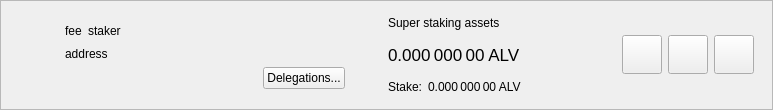
<?xml version="1.0" encoding="UTF-8"?>
<ui version="4.0">
 <class>SuperStakerItemWidget</class>
 <widget class="QWidget" name="SuperStakerItemWidget">
  <property name="geometry">
   <rect>
    <x>0</x>
    <y>0</y>
    <width>773</width>
    <height>110</height>
   </rect>
  </property>
  <property name="sizePolicy">
   <sizepolicy hsizetype="Preferred" vsizetype="Maximum">
    <horstretch>0</horstretch>
    <verstretch>0</verstretch>
   </sizepolicy>
  </property>
  <property name="windowTitle">
   <string>Form</string>
  </property>
  <layout class="QVBoxLayout" name="verticalLayout_2">
   <property name="spacing">
    <number>0</number>
   </property>
   <property name="leftMargin">
    <number>0</number>
   </property>
   <property name="topMargin">
    <number>0</number>
   </property>
   <property name="rightMargin">
    <number>0</number>
   </property>
   <property name="bottomMargin">
    <number>0</number>
   </property>
   <item>
    <widget class="QFrame" name="superStakerItemFrame">
     <property name="frameShape">
      <enum>QFrame::StyledPanel</enum>
     </property>
     <property name="frameShadow">
      <enum>QFrame::Raised</enum>
     </property>
     <layout class="QHBoxLayout" name="horizontalLayout">
      <property name="topMargin">
       <number>0</number>
      </property>
      <property name="bottomMargin">
       <number>0</number>
      </property>
      <item>
       <widget class="QLabel" name="superStakerLogo">
        <property name="sizePolicy">
         <sizepolicy hsizetype="Fixed" vsizetype="Fixed">
          <horstretch>0</horstretch>
          <verstretch>0</verstretch>
         </sizepolicy>
        </property>
        <property name="minimumSize">
         <size>
          <width>40</width>
          <height>40</height>
         </size>
        </property>
        <property name="alignment">
         <set>Qt::AlignCenter</set>
        </property>
       </widget>
      </item>
      <item>
       <widget class="QStackedWidget" name="stackedWidget">
        <property name="currentIndex">
         <number>0</number>
        </property>
        <widget class="QWidget" name="page">
         <layout class="QHBoxLayout" name="horizontalLayout_4">
          <item>
           <layout class="QHBoxLayout" name="horizontalLayout_3">
            <item>
             <layout class="QVBoxLayout" name="verticalLayout">
              <property name="rightMargin">
               <number>15</number>
              </property>
              <item>
               <spacer name="verticalSpacer_2">
                <property name="orientation">
                 <enum>Qt::Vertical</enum>
                </property>
                <property name="sizeHint" stdset="0">
                 <size>
                  <width>20</width>
                  <height>0</height>
                 </size>
                </property>
               </spacer>
              </item>
              <item alignment="Qt::AlignLeft">
               <widget class="QWidget" name="widgetSuperStaker" native="true">
                <property name="minimumSize">
                 <size>
                  <width>280</width>
                  <height>0</height>
                 </size>
                </property>
                <layout class="QHBoxLayout" name="horizontalLayout_2" stretch="0,0,1">
                 <property name="leftMargin">
                  <number>0</number>
                 </property>
                 <property name="topMargin">
                  <number>0</number>
                 </property>
                 <property name="rightMargin">
                  <number>0</number>
                 </property>
                 <property name="bottomMargin">
                  <number>0</number>
                 </property>
                 <item alignment="Qt::AlignLeft">
                  <widget class="QLabel" name="labelFee">
                   <property name="text">
                    <string>fee</string>
                   </property>
                   <property name="textInteractionFlags">
                    <set>Qt::LinksAccessibleByMouse|Qt::TextSelectableByMouse</set>
                   </property>
                  </widget>
                 </item>
                 <item alignment="Qt::AlignLeft">
                  <widget class="QLabel" name="labelStaker">
                   <property name="text">
                    <string>staker</string>
                   </property>
                   <property name="textInteractionFlags">
                    <set>Qt::LinksAccessibleByMouse|Qt::TextSelectableByMouse</set>
                   </property>
                  </widget>
                 </item>
                 <item>
                  <spacer name="horizontalSpacer">
                   <property name="orientation">
                    <enum>Qt::Horizontal</enum>
                   </property>
                   <property name="sizeType">
                    <enum>QSizePolicy::Minimum</enum>
                   </property>
                   <property name="sizeHint" stdset="0">
                    <size>
                     <width>0</width>
                     <height>20</height>
                    </size>
                   </property>
                  </spacer>
                 </item>
                </layout>
               </widget>
              </item>
              <item>
               <widget class="QLabel" name="labelAddress">
                <property name="text">
                 <string>address</string>
                </property>
                <property name="textInteractionFlags">
                 <set>Qt::LinksAccessibleByMouse|Qt::TextSelectableByMouse</set>
                </property>
               </widget>
              </item>
              <item alignment="Qt::AlignRight">
               <widget class="QPushButton" name="buttonDelegations">
                <property name="text">
                 <string>Delegations...</string>
                </property>
               </widget>
              </item>
              <item>
               <spacer name="verticalSpacer">
                <property name="orientation">
                 <enum>Qt::Vertical</enum>
                </property>
                <property name="sizeHint" stdset="0">
                 <size>
                  <width>20</width>
                  <height>0</height>
                 </size>
                </property>
               </spacer>
              </item>
             </layout>
            </item>
            <item>
             <widget class="QWidget" name="vLineAssets" native="true">
              <property name="sizePolicy">
               <sizepolicy hsizetype="Preferred" vsizetype="Preferred">
                <horstretch>0</horstretch>
                <verstretch>0</verstretch>
               </sizepolicy>
              </property>
              <property name="minimumSize">
               <size>
                <width>1</width>
                <height>0</height>
               </size>
              </property>
             </widget>
            </item>
            <item>
             <widget class="QWidget" name="widgetStakingAssets" native="true">
              <property name="sizePolicy">
               <sizepolicy hsizetype="Minimum" vsizetype="Preferred">
                <horstretch>0</horstretch>
                <verstretch>0</verstretch>
               </sizepolicy>
              </property>
              <layout class="QVBoxLayout" name="verticalLayout_3">
               <property name="leftMargin">
                <number>15</number>
               </property>
               <property name="topMargin">
                <number>0</number>
               </property>
               <property name="rightMargin">
                <number>15</number>
               </property>
               <property name="bottomMargin">
                <number>0</number>
               </property>
               <item>
                <widget class="QLabel" name="labelAssetsText">
                 <property name="text">
                  <string>Super staking assets</string>
                 </property>
                 <property name="alignment">
                  <set>Qt::AlignLeading|Qt::AlignLeft|Qt::AlignVCenter</set>
                 </property>
                </widget>
               </item>
               <item>
                <widget class="QLabel" name="labelAssets">
                 <property name="font">
                  <font>
                   <pointsize>13</pointsize>
                  </font>
                 </property>
                 <property name="cursor">
                  <cursorShape>IBeamCursor</cursorShape>
                 </property>
                 <property name="toolTip">
                  <string>Your current spendable balance</string>
                 </property>
                 <property name="text">
                  <string notr="true">0.000 000 00 ALV</string>
                 </property>
                 <property name="alignment">
                  <set>Qt::AlignLeading|Qt::AlignLeft|Qt::AlignVCenter</set>
                 </property>
                 <property name="textInteractionFlags">
                  <set>Qt::LinksAccessibleByMouse|Qt::TextSelectableByMouse</set>
                 </property>
                </widget>
               </item>
               <item>
                <layout class="QHBoxLayout" name="horizontalLayout_6">
                 <property name="spacing">
                  <number>6</number>
                 </property>
                 <item>
                  <widget class="QLabel" name="labelStakeText">
                   <property name="sizePolicy">
                    <sizepolicy hsizetype="Maximum" vsizetype="Preferred">
                     <horstretch>0</horstretch>
                     <verstretch>0</verstretch>
                    </sizepolicy>
                   </property>
                   <property name="text">
                    <string>Stake:</string>
                   </property>
                   <property name="alignment">
                    <set>Qt::AlignLeading|Qt::AlignLeft|Qt::AlignVCenter</set>
                   </property>
                  </widget>
                 </item>
                 <item>
                  <widget class="QLabel" name="labelStake">
                   <property name="text">
                    <string>0.000 000 00 ALV</string>
                   </property>
                   <property name="alignment">
                    <set>Qt::AlignLeading|Qt::AlignLeft|Qt::AlignVCenter</set>
                   </property>
                   <property name="textInteractionFlags">
                    <set>Qt::LinksAccessibleByMouse|Qt::TextSelectableByMouse</set>
                   </property>
                  </widget>
                 </item>
                 <item>
                  <spacer name="horizontalSpacer_4">
                   <property name="orientation">
                    <enum>Qt::Horizontal</enum>
                   </property>
                   <property name="sizeType">
                    <enum>QSizePolicy::Minimum</enum>
                   </property>
                   <property name="sizeHint" stdset="0">
                    <size>
                     <width>0</width>
                     <height>0</height>
                    </size>
                   </property>
                  </spacer>
                 </item>
                </layout>
               </item>
              </layout>
             </widget>
            </item>
            <item>
             <spacer name="horizontalSpacer_2">
              <property name="orientation">
               <enum>Qt::Horizontal</enum>
              </property>
              <property name="sizeHint" stdset="0">
               <size>
                <width>0</width>
                <height>20</height>
               </size>
              </property>
             </spacer>
            </item>
            <item>
             <widget class="QToolButton" name="buttonConfig">
              <property name="text">
               <string/>
              </property>
              <property name="iconSize">
               <size>
                <width>32</width>
                <height>32</height>
               </size>
              </property>
             </widget>
            </item>
            <item>
             <widget class="QToolButton" name="buttonSplit">
              <property name="text">
               <string/>
              </property>
              <property name="iconSize">
               <size>
                <width>32</width>
                <height>32</height>
               </size>
              </property>
             </widget>
            </item>
            <item>
             <widget class="QToolButton" name="buttonRemove">
              <property name="text">
               <string/>
              </property>
              <property name="iconSize">
               <size>
                <width>32</width>
                <height>32</height>
               </size>
              </property>
             </widget>
            </item>
           </layout>
          </item>
         </layout>
        </widget>
        <widget class="QWidget" name="page_2">
         <layout class="QHBoxLayout" name="horizontalLayout_5">
          <item>
           <widget class="QLabel" name="labelNewSuperStaker">
            <property name="text">
             <string>Add new super stakers</string>
            </property>
           </widget>
          </item>
          <item>
           <spacer name="horizontalSpacer_3">
            <property name="orientation">
             <enum>Qt::Horizontal</enum>
            </property>
            <property name="sizeHint" stdset="0">
             <size>
              <width>408</width>
              <height>20</height>
             </size>
            </property>
           </spacer>
          </item>
          <item>
           <widget class="QToolButton" name="buttonRestore">
            <property name="text">
             <string/>
            </property>
            <property name="iconSize">
             <size>
              <width>32</width>
              <height>32</height>
             </size>
            </property>
           </widget>
          </item>
          <item>
           <widget class="QToolButton" name="buttonAdd">
            <property name="text">
             <string/>
            </property>
            <property name="iconSize">
             <size>
              <width>32</width>
              <height>32</height>
             </size>
            </property>
           </widget>
          </item>
         </layout>
        </widget>
       </widget>
      </item>
     </layout>
    </widget>
   </item>
  </layout>
 </widget>
 <resources/>
 <connections/>
</ui>
